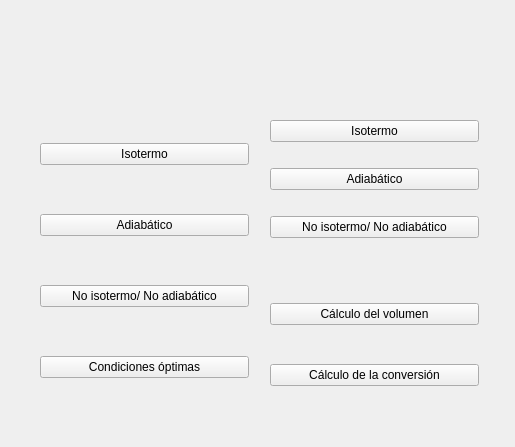
<?xml version="1.0" encoding="UTF-8"?>
<ui version="4.0">
 <class>Form</class>
 <widget class="QWidget" name="Form">
  <property name="geometry">
   <rect>
    <x>0</x>
    <y>0</y>
    <width>515</width>
    <height>447</height>
   </rect>
  </property>
  <property name="windowTitle">
   <string>Form</string>
  </property>
  <widget class="QWidget" name="verticalLayoutWidget">
   <property name="geometry">
    <rect>
     <x>40</x>
     <y>100</y>
     <width>209</width>
     <height>321</height>
    </rect>
   </property>
   <layout class="QVBoxLayout" name="verticalLayout">
    <item>
     <widget class="QPushButton" name="pushButton_4">
      <property name="text">
       <string>Isotermo</string>
      </property>
     </widget>
    </item>
    <item>
     <widget class="QPushButton" name="pushButton">
      <property name="text">
       <string>Adiabático</string>
      </property>
     </widget>
    </item>
    <item>
     <widget class="QPushButton" name="pushButton_6">
      <property name="text">
       <string>No isotermo/ No adiabático</string>
      </property>
     </widget>
    </item>
    <item>
     <widget class="QPushButton" name="pushButton_5">
      <property name="text">
       <string>Condiciones óptimas</string>
      </property>
     </widget>
    </item>
   </layout>
  </widget>
  <widget class="QWidget" name="verticalLayoutWidget_2">
   <property name="geometry">
    <rect>
     <x>270</x>
     <y>100</y>
     <width>209</width>
     <height>161</height>
    </rect>
   </property>
   <layout class="QVBoxLayout" name="verticalLayout_2">
    <item>
     <widget class="QPushButton" name="pushButton_7">
      <property name="text">
       <string>Isotermo</string>
      </property>
     </widget>
    </item>
    <item>
     <widget class="QPushButton" name="pushButton_2">
      <property name="text">
       <string>Adiabático</string>
      </property>
     </widget>
    </item>
    <item>
     <widget class="QPushButton" name="pushButton_8">
      <property name="text">
       <string>No isotermo/ No adiabático</string>
      </property>
     </widget>
    </item>
   </layout>
  </widget>
  <widget class="QWidget" name="verticalLayoutWidget_3">
   <property name="geometry">
    <rect>
     <x>270</x>
     <y>270</y>
     <width>209</width>
     <height>151</height>
    </rect>
   </property>
   <layout class="QVBoxLayout" name="verticalLayout_3">
    <item>
     <widget class="QPushButton" name="pushButton_9">
      <property name="text">
       <string>Cálculo del volumen</string>
      </property>
     </widget>
    </item>
    <item>
     <widget class="QPushButton" name="pushButton_3">
      <property name="text">
       <string>Cálculo de la conversión</string>
      </property>
     </widget>
    </item>
   </layout>
  </widget>
 </widget>
 <resources/>
 <connections/>
</ui>
